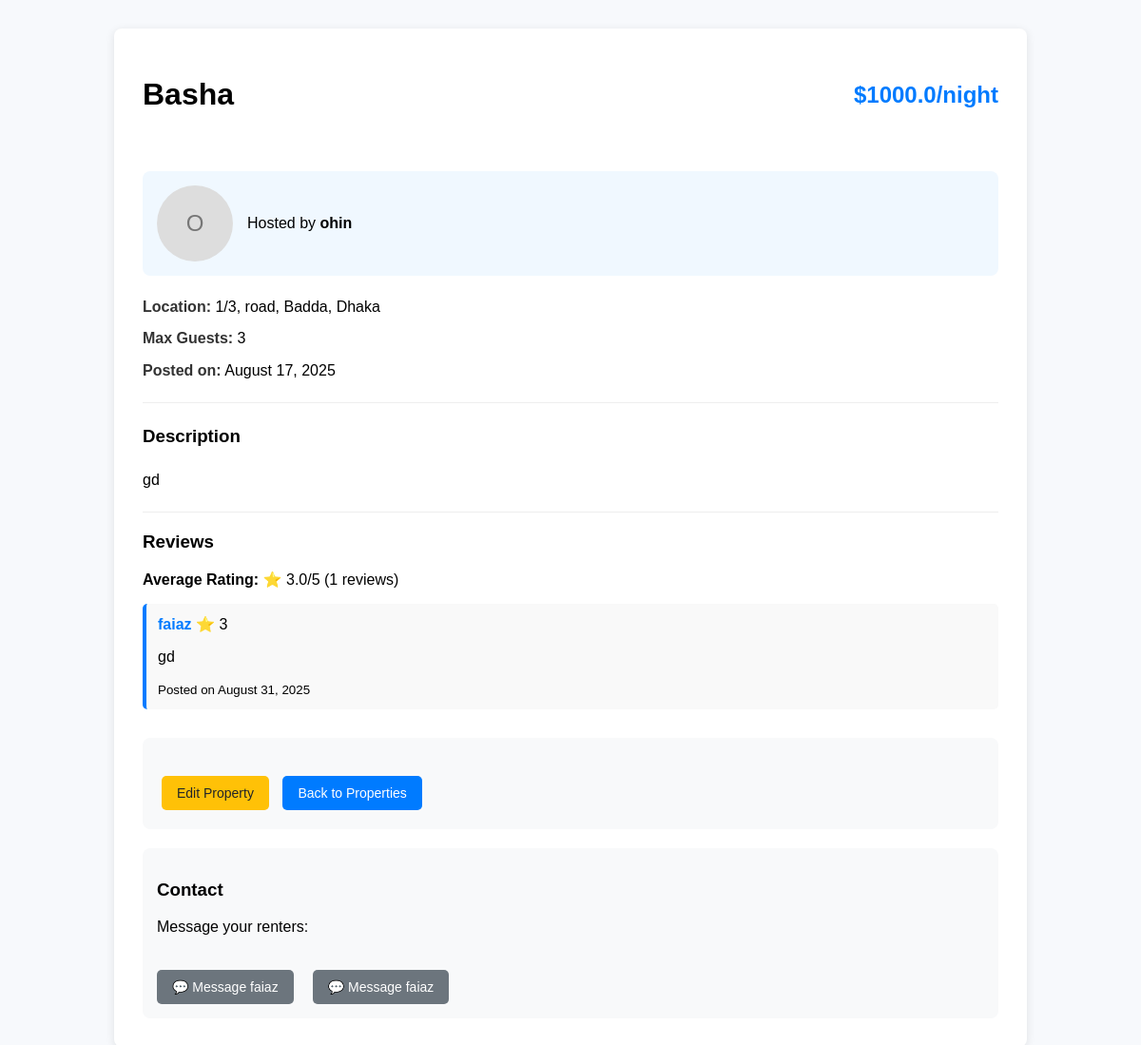
Page /property/property/1 (signed in) on the committed database.
### app/models/property.py (models this page shows, shortened)
class Property(db.Model):
    id = db.Column(db.Integer, primary_key=True)
    title = db.Column(db.String(120), nullable=False)
    description = db.Column(db.Text, nullable=False)
    location = db.Column(db.String(200))
    price = db.Column(db.Float, nullable=False, default=0.0)
    host_id = db.Column(db.Integer, db.ForeignKey('user.id'), nullable=False)
    max_guests = db.Column(db.Integer)
    status = db.Column(db.String(20), default='active')  # active, inactive, pending, rejected
    area = db.Column(db.String(100), nullable=False)
    city = db.Column(db.String(100), nullable=False)
    created_at = db.Column(db.DateTime, default=datetime.utcnow)
    photos = db.relationship("PropertyPhoto", back_populates="property", cascade="all, delete-orphan")
    bookings = db.relationship("Booking", back_populates="property_item", cascade="all, delete-orphan", passive_deletes=True)
    host = db.relationship("User", back_populates="hosted_properties", foreign_keys=[host_id])
    photos_rel = db.relationship('PropertyPhoto', back_populates='property', cascade="all, delete-orphan")
    reviews = db.relationship('Review', back_populates='property', cascade='all, delete-orphan')
    wishlisted_by = db.relationship("Wishlist", back_populates="property")
    def average_rating(self):
        if not self.reviews:
            return None
        return round(sum(r.rating for r in self.reviews) / len(self.reviews), 1)

### app/models/user.py (models this page shows, shortened)
class User(UserMixin, db.Model):
    __tablename__ = 'user'
    id = db.Column(db.Integer, primary_key=True)
    username = db.Column(db.String(100), nullable=False)
    email = db.Column(db.String(120), unique=True, nullable=False)
    password_hash = db.Column(db.String(128), nullable=False)
    role = db.Column(db.String(20), default='guest')
    profile_photo = db.Column(db.String(200))
    bio = db.Column(db.Text)
    date_created = db.Column(db.DateTime, default=datetime.utcnow)
    is_admin = db.Column(db.Boolean, default=False)
    hosted_properties = db.relationship('Property',back_populates='host',foreign_keys='Property.host_id',cascade='all, delete-orphan')
    bookings = db.relationship('Booking',back_populates='guest',foreign_keys='Booking.guest_id',cascade='all, delete-orphan')
    reviews = db.relationship('Review', back_populates='user', cascade='all, delete-orphan')
    wishlist = db.relationship("Wishlist", back_populates="user", cascade="all, delete-orphan")

### app/models/review.py (models this page shows)
class Review(db.Model):
    __tablename__ = 'review'
    id = db.Column(db.Integer, primary_key=True)
    rating = db.Column(db.Integer, nullable=False)  # 1–5 stars
    comment = db.Column(db.Text, nullable=True)
    created_at = db.Column(db.DateTime, default=datetime.utcnow)
    user_id = db.Column(db.Integer, db.ForeignKey('user.id'), nullable=False)
    property_id = db.Column(db.Integer, db.ForeignKey('property.id'), nullable=False)
    user = db.relationship('User', back_populates='reviews')
    property = db.relationship('Property', back_populates='reviews')

### app/models/booking.py (models this page shows, shortened)
class Booking(db.Model):
    id = db.Column(db.Integer, primary_key=True)
    property_id = db.Column(db.Integer, db.ForeignKey('property.id', ondelete='CASCADE'), nullable=False)
    guest_id = db.Column(db.Integer, db.ForeignKey('user.id', ondelete='CASCADE'), nullable=False)
    check_in = db.Column(db.Date, nullable=False)
    check_out = db.Column(db.Date, nullable=False)
    status = db.Column(db.String(20), default='pending')  # pending, confirmed, cancelled
    created_at = db.Column(db.DateTime, default=datetime.utcnow)
    total_price = db.Column(db.Float, nullable=False, default=0.0)
    notes = db.Column(db.Text, nullable=True)
    property = db.relationship("Property", back_populates="bookings")
    property_item= db.relationship('Property',back_populates='bookings')
    guest = db.relationship('User',back_populates='bookings',foreign_keys=[guest_id])
    payments = db.relationship('Payment', back_populates='booking', cascade='all, delete-orphan')

### app/routes/property.py (the view)
@property_bp.route('/property/<int:property_id>')
@login_required
def view_property(property_id):
    property = Property.query.get_or_404(property_id)
    form = ReviewForm()
    return render_template('property_details.html', property=property, form=form)

### app/models/user.py (called while the page is built)
@login_manager.user_loader
def load_user(user_id):
    return User.query.get(int(user_id))

### app/templates/property_details.html (shortened to what this page needs)
<!DOCTYPE html>
<html lang="en">
<head>
</head>
<body>
    <div class="container">
        <div class="property-header">
            <h1>{{ property.title }}</h1>
            <span class="price">${{ property.price or 0 }}/night</span>
        </div>
        <div class="host-info">
            {% if property.host.profile_photo %}
                <img src="{{ url_for('static', filename='uploads/' ~ property.host.profile_photo) }}"
                     alt="{{ property.host.username }}">
            {% else %}
                <div class="host-placeholder">{{ property.host.username[0]|upper }}</div>
            {% endif %}
            <div>
                <p>Hosted by <strong>{{ property.host.username }}</strong></p>
            </div>
        </div>
        <div class="property-info">
            <p><strong>Location:</strong> {{ property.location }}, {{ property.area }}, {{ property.city }}</p>
            <p><strong>Max Guests:</strong> {{ property.max_guests }}</p>
            <p><strong>Posted on:</strong> {{ property.created_at.strftime('%B %d, %Y') }}</p>
            <hr>
            <h3>Description</h3>
            <p>{{ property.description }}</p>
        </div>
        <hr>
        <h3>Reviews</h3>
        {% if property.average_rating() %}
            <p><strong>Average Rating:</strong> ⭐ {{ property.average_rating() }}/5 ({{ property.reviews|length }} reviews)</p>
        {% else %}
            <p>No reviews yet.</p>
        {% endif %}
        {% for review in property.reviews %}
            <div class="review">
                <strong>{{ review.user.username }}</strong>
                ⭐ {{ review.rating }}
                <p>{{ review.comment }}</p>
                <small>Posted on {{ review.created_at.strftime('%B %d, %Y') }}</small>
            </div>
        {% endfor %}
        <div class="booking-section">
            {% if current_user.id != property.host_id %}
                <a href="{{ url_for('booking.book_property', property_id=property.id) }}" class="btn-book">Book Now</a>
            {% else %}
                <a href="{{ url_for('property.edit_property', property_id=property.id) }}" class="btn-edit">Edit Property</a>
            {% endif %}
            <a href="{{ url_for('auth.home') }}" class="back-button">Back to Properties</a>
        </div>
        <div class="message-section">
            <h3>Contact</h3>
            {% if current_user.is_authenticated and current_user.id == property.host_id %}
                <p>Message your renters:</p>
                <div class="message-buttons">
                    {% for booking in property.bookings %}
                        {% if booking.status == 'confirmed' %}
                            <form method="GET" action="{{ url_for('message.message_booking', booking_id=booking.id) }}">
                                <button type="submit" class="btn-message">
                                    💬 Message {{ booking.guest.username }}
                                </button>
                            </form>
                        {% endif %}
                    {% endfor %}
                </div>
            {% endif %}
        </div>
    </div>
</body>
</html>

### app/templates/property_details.html (style rules this page uses)
body { font-family: Arial, sans-serif; margin: 0; padding: 0; background-color: #f7f9fc; }
.container { max-width: 900px; margin: 30px auto; padding: 30px; background: white; border-radius: 8px; box-shadow: 0 2px 10px rgba(0, 0, 0, 0.1); }
.property-header { display: flex; justify-content: space-between; align-items: center; margin-bottom: 20px; flex-wrap: wrap; }
.price { font-size: 1.5rem; font-weight: bold; color: #007BFF; }
.property-info { line-height: 1.6; }
.property-info p { margin: 8px 0; }
.property-info strong { color: #333; }
.back-button, .btn-book, .btn-edit, .btn-message { display: inline-block; margin-top: 20px; padding: 10px 16px; color: white; text-decoration: none; border-radius: 5px; transition: background-color 0.3s; border: none; cursor: pointer; font-size: 14px; margin-right: 10px; }
.back-button { background-color: #007BFF; }
.btn-edit { background-color: #ffc107; color: #212529; }
.btn-message { background-color: #6c757d; }
hr { border: 0; height: 1px; background-color: #eee; margin: 20px 0; }
.booking-section { margin-top: 30px; padding: 20px; background: #f8f9fa; border-radius: 8px; }
.host-info { margin: 20px 0; padding: 15px; background: #f0f8ff; border-radius: 8px; display: flex; align-items: center; gap: 15px; }
.review { margin: 15px 0; padding: 12px; background: #f9f9f9; border-left: 4px solid #007BFF; border-radius: 5px; }
.review strong { color: #007BFF; }
.message-section { margin-top: 20px; padding: 15px; background: #f8f9fa; border-radius: 8px; }
.message-buttons { display: flex; flex-wrap: wrap; gap: 10px; margin-top: 10px; }
.host-placeholder { width: 80px; height: 80px; border-radius: 50%; background-color: #ddd; display: flex; align-items: center; justify-content: center; color: #777; font-size: 24px; }

### rows in the picture
Property: title "Basha", price "1000.0", location "1/3, road", area "Badda", city "Dhaka", max_guests "3", created_at "August 17, 2025", description "gd"
User: host "O", host.username "ohin"
Review: average_rating "3.0", user.username "faiaz", rating "3", comment "gd", created_at "August 31, 2025"
Booking: guest.username "faiaz"
Booking: guest.username "faiaz"

### other values in the picture
{{ property.reviews|length }} "1"
